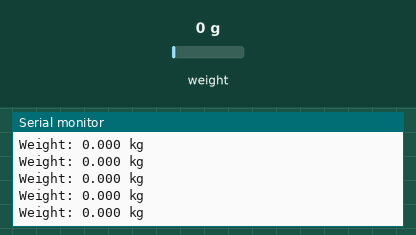
Bench run of a sketch on a simulated Arduino Uno, built with avr-gcc and run on an emulated ATmega328P. Parts: the last lines printed to the serial monitor. Inputs (shaded band) come from the test bench; at power-on: weight on the scale 0 g.

Above: at 2.2 s.
2.3 s: weight on the scale set to 100 g
At 2.33 s:
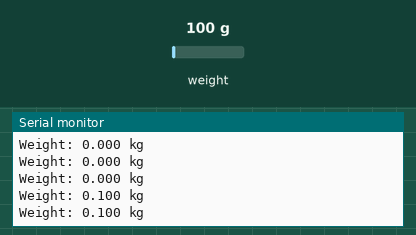
5.3 s: weight on the scale set to 1250 g
At 5.35 s:
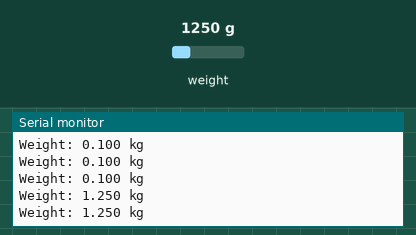
Timing chart, 0 to 8.3 s (numbered marks = the images above; inputs shaded):
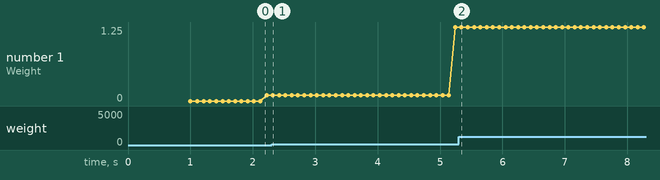

The sketch:

Measuring_weight.ino
```cpp
#include "HX711.h"  //You must have this library in your arduino library folder

#define DOUT  A0
#define CLK  A1

HX711 scale(DOUT, CLK);

//Change this calibration factor as per your load cell once it is found you many need to vary it in thousands
float calibration_factor = -96650; //-106600 worked for my 40Kg max scale setup

//=============================================================================================
//                         SETUP
//=============================================================================================
void setup() {
  Serial.begin(9600);
  Serial.println("Press T to tare");
  scale.set_scale(-96650);  //Calibration Factor obtained from first sketch
  scale.tare();             //Reset the scale to 0
}

//=============================================================================================
//                         LOOP
//=============================================================================================
void loop() {
  Serial.print("Weight: ");
  Serial.print(scale.get_units(), 3);  //Up to 3 decimal points
  Serial.println(" kg"); //Change this to kg and re-adjust the calibration factor if you follow lbs

  if(Serial.available())
  {
    char temp = Serial.read();
    if(temp == 't' || temp == 'T')
      scale.tare();  //Reset the scale to zero
  }
}
```

Measured:
- after the input at 2.3 s, the serial monitor: prints a new line at once (image 1)
- after the input at 5.3 s, the serial monitor: prints a new line at once (image 2)
- plotted number 1: 0.1 → 1.25 after the input at 2.3 s
